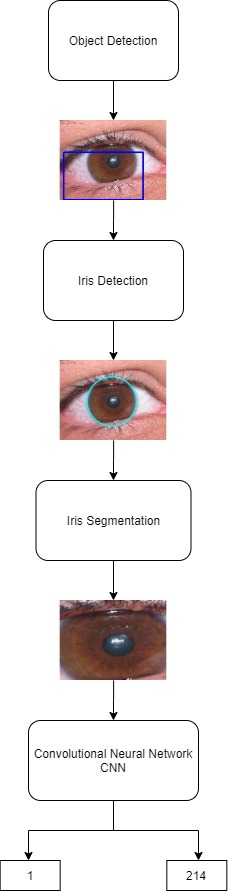
#> input picture image.jpg, 228 x 891 px, given as the content of the folder UBIRIS_200_150/Sessao_1, which was not available
$ python iris_extraction.py   (older library calls are emulated)
#> lines starting #> are read from the running program, lines starting #| are printed output that depends on the picture; after the words box and inside, x2 and y2 are one past the last pixel; in counts of white or black regions, pixels touching at a corner belong together; pictures that were not available may be replaced by others from this repository, and a replacement may not be noted
import cv2
import numpy as np
import glob
import pickle

eye_cascade = cv2.CascadeClassifier('haarcascade_eye.xml')


def transform_image(img,threshold):


    retval, threshold = cv2.threshold(img, threshold, 255, cv2.THRESH_BINARY)


    opening = cv2.morphologyEx(threshold, cv2.MORPH_OPEN, kernel)
    closing = cv2.morphologyEx(threshold, cv2.MORPH_CLOSE, kernel)
    close = closing

    open_close = cv2.bitwise_or(opening, closing, mask = None)

    return open_close,opening,close

imgs = []
label=0
final_output = []
lables = []
eye_detected_imgs=[]
iris_eye_detected_imgs=[]

for filepath in glob.iglob('UBIRIS_200_150/Sessao_1/*'):

    num_in_folder= 0

    for filefilepath in glob.iglob(filepath+'/*'):
        if filefilepath[-1] == 'g':


            img	= cv2.imread(filefilepath)
#> img is the input picture: shape (891, 228, 3); mean B, G, R 231.3, 231.3, 236.8
            imgs_colored=cv2.imread(filefilepath)
            img=cv2.resize(img,(200,150))
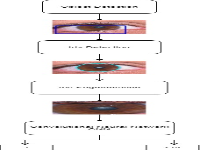
#> img: shape (150, 200, 3); mean B, G, R 231, 230.8, 236.2

            img	=	cv2.cvtColor(img,	cv2.COLOR_BGR2GRAY)
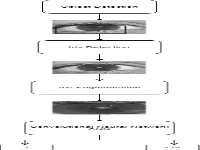
#> img: shape (150, 200); min 0, max 255, mean 232.5
            imgs.append([img,num_in_folder,label,imgs_colored])
            num_in_folder = num_in_folder+1
    label=label+1


eyes_num=0
for i,j,L,c in imgs:

    i=cv2.resize(i,(400,400))

    eyes = eye_cascade.detectMultiScale(i, 1.01, 0)

    if len(eyes)>1:
        print(eyes_num)
        eye_detected_imgs.append(imgs[eyes_num])
        eyes_num = eyes_num+1

        maxium_area = -3

        for (ex,ey,ew,eh) in eyes:
            area = ew*eh

            if area>maxium_area:
                maxium_area = area
                maxium_width=ew
                point_x=ex
                point_y=ey
                maxium_height = eh
#> this loop made 1 pass
#> (j, L, eyes_num) on pass 1: (0, 0, 1)
#| 0
#> pass 1, `i=cv2.resize(i,(400,400))`:
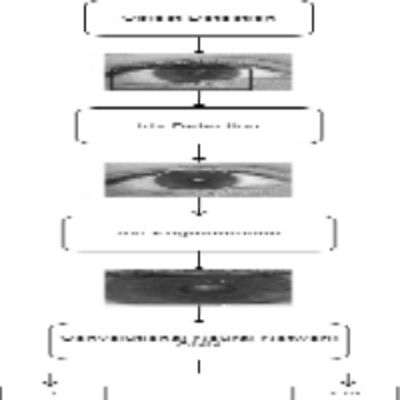
#> i: shape (400, 400); min 3, max 255, mean 232.4
#> after the loop, eye_detected_imgs = 1 item; eyes_num = 1; maxium_height = 231; maxium_width = 231; point_x = 81; point_y = 162

        #cv2.rectangle(c,(point_x,point_y),(point_x+maxium_width,+maxium_height),(255,0,0),2)

print("total_eyes_found = ",eyes_num)
#| total_eyes_found =  1


print("total images number ",len(imgs))
#| total images number  1


iris_num=0
for i,j,L,c in eye_detected_imgs:


    circles = cv2.HoughCircles(i, cv2.HOUGH_GRADIENT, 10, 100)

    if circles is not None :

        circles = np.round(circles[0, :]).astype("int")
        #print(len(circles))
        #print(y)

        maxiumum_average=10000000000000
        # [4 lines of commented-out code are left out]

        key=True


        for (x, y, r) in circles:

            if x+r<=max(i.shape) and y+r<=max(i.shape)and x-r>0 and y-r>0 and r>20:

                key=False

                new_roi = i[y-r:y+r, x-r:x+r]
                average = np.average(new_roi)

                if average < maxiumum_average:
                    maxiumum_r = r
                    point_x=x
                    point_y=y
                    maxiumum_average=average


                #cv2.circle(i, (x, y), r, (0, 0, 0), 4)

        if key:
            #print("key opened")

            for (x, y, r) in circles:


                    maxiumu_raduis=-4

                    if r > maxiumu_raduis:
                        maxiumum_r = r
                        point_x=x
                        point_y=y
                        maxiumum_average=average


        #cv2.circle(c, (point_x, point_y), maxiumum_r, (255, 255, 0), 4)
        #print(str(L)+'.'+str(j)+"  =  "+str(maxiumum_average)+"  "+str(r))

        cv2.imwrite('paper/iris/'+str(L)+'.'+str(j)+'.jpg',c)
        iris_eye_detected_imgs.append(eye_detected_imgs[iris_num])
        iris_num = iris_num+1
#> this loop made 1 pass
#> (j, L, circles, iris_num) on pass 1: (0, 0, [[75, 45, 20], [75, 145, 51]], 1)
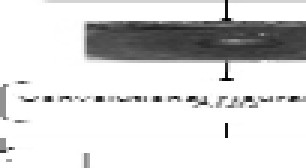
#> new_roi: shape (56, 102) (shown 3 times larger); min 0, max 255, mean 217.5
#> after the loop, iris_eye_detected_imgs = 1 item; iris_num = 1


            #roi_gray = gray[y:y+h, x:x+w]
            #roi_gray = gray[ey:ey+eh, ex:ex+ew]
            #roi_color = img[ey:ey+eh, ex:ex+ew]


print("total_iris_found = ",iris_num)
#| total_iris_found =  1


print("total images number ",len(imgs))
#| total images number  1


imgs = iris_eye_detected_imgs
#> imgs = 1 item


kernel = np.ones((5,5),np.uint8)
import random

random.shuffle(imgs)

test=[]
for i,j,L,c in imgs:

    gold,siver,diamond = transform_image(i,0)
    golden_refrence = sum(sum(gold))
    #print("golden refrence  = "+str(golden_refrence))

    for k in range(10,1000,10):

        working_img,opening,closing = transform_image(i,k)
        suming = sum(sum(working_img))
        diffrence = suming-golden_refrence

        if diffrence>800:
            print("the image threshold = " ,k)
            print("the image name " +str(j))
            print(" " )


            cv2.imwrite('paper/threshold/'+str(L)+'.'+str(j)+'.jpg',working_img)
            cv2.imwrite('paper/opening/'+str(L)+'.'+str(j)+'.jpg',opening)
            cv2.imwrite('paper/closing/'+str(L)+'.'+str(j)+'.jpg',closing)


            _, contours,_ = cv2.findContours(working_img, cv2.RETR_TREE, cv2.CHAIN_APPROX_NONE)

            for z in contours:

                x,y,w,h = cv2.boundingRect(z)
                if x+w<150 and y+h<200 and x-w//4>0:

                    cv2.rectangle(working_img,(x,y),(x+w,y+h),(0,255,0),-2)
                    cv2.imwrite('paper/contour/'+str(L)+'.'+str(j)+'.jpg',working_img)


            _, contours_2,_ = cv2.findContours(working_img, cv2.RETR_TREE, cv2.CHAIN_APPROX_NONE)

            #cv2.imwrite('paper/contour/'+str(L)+'.'+str(j)+'.jpg',contours_2)


            maxium_area=0
            maxium_area = 0
            maxium_width=0
            point_x=0
            point_y=0
            maxium_height = 0
            for z in contours_2:
                #print(len(i))
                x,y,w,h = cv2.boundingRect(z)
                new_area=h*w
                if x+w<150 and y+h<200 and new_area>maxium_area and x-w//4>0:
                    maxium_area = new_area
                    maxium_width=w
                    point_x=x
                    point_y=y
                    maxium_height = h


                    #cv2.rectangle(working_img,(x,y),(x+w,y+h),(0,255,0),-2)

            #cv2.rectangle(i,(point_x,point_y),(point_x+maxium_width,point_y+maxium_height),(0,255,0),-2)

            center_x = point_x+maxium_width//2
            center_y = point_y+maxium_height//2
            radius = 40

            if center_y-radius>0 and center_x-radius >0  and center_y+radius < 200 and center_x+radius < 150:
                #cv2.circle(c, (int(center_x), int(center_y)), int(radius),  (0, 255, 255), 2)
                new_roi = c[center_y-radius:center_y+radius, center_x-radius:center_x+radius]
                new_roi=cv2.resize(new_roi,(200,150))
                #new_roi	= cv2.cvtColor(new_roi,cv2.COLOR_GRAY2BGR)

                #cv2.imwrite('paper/threshold/'+str(L)+'.'+str(j)+'.jpg',new_roi)
                cv2.imwrite('final_iris2/'+str(L)+'.'+str(j)+'.jpg',new_roi)

            #new_roi=cv2.resize(new_roi,(200,150))
            else:
                center_y=c.shape[0]//2
                center_x=c.shape[1]//2
                new_roi = c[center_y-radius:center_y+radius, center_x-radius:center_x+radius]
                new_roi =cv2.resize(new_roi,(200,150))
                #new_roi = cv2.cvtColor(new_roi,cv2.COLOR_GRAY2BGR)

                cv2.imwrite('final_iris2/'+str(L)+'.'+str(j)+'.jpg',new_roi)

            cv2.imwrite('edging_5/'+str(L)+'_'+str(j)+'.jpg',i)
            test.append(i)
            final_output.append(new_roi)
            lables.append(L)


            #cv2.imwrite('edging_5_test/'+str(j[5:]),i)

            break
#> this loop made 1 pass
#> (j, L, golden_refrence) on pass 1: (0, 0, 21200)
#| the image threshold =  80
#| the image name 0
#> pass 1, in transform_image, `retval, threshold = cv2.threshold(img, threshold, 255, cv2.THRESH_BINA..`:
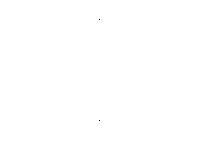
#> threshold: shape (150, 200); 100% white; black in thin lines or dots, all inside (x1, y1, x2, y2) = (99, 19, 100, 121)
#> pass 1, in transform_image (call 3), `retval, threshold = cv2.threshold(img, threshold, 255, cv2.THRESH_BINA..`:
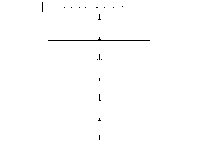
#> threshold: shape (150, 200); 99.5% white; black in thin lines or dots, all inside (x1, y1, x2, y2) = (42, 2, 150, 140)
#> after the loop:
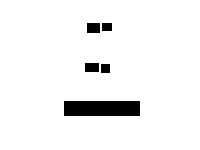
#> working_img: shape (150, 200); 94.8% white; 5 black regions, box (x1, y1, x2, y2) and area: (64, 101, 140, 116) 1140, (87, 23, 100, 33) 130, (85, 63, 99, 72) 126, (101, 64, 110, 73) 81, (102, 23, 112, 31) 80
#> after the loop, final_output = 1 item; lables = [0]; test = 1 item

print("the lenght of final output = ",len(final_output))
#| the lenght of final output =  1
print("the of lables = ",len(lables))
#| the of lables =  1

final_output=np.array(final_output)
print(final_output.shape)
#| (1, 150, 200, 3)

test=np.array(test)
print(test.shape)
#| (1, 150, 200)

pickle_out = open("test_ubiris.pickle","wb")
pickle.dump(test, pickle_out)
pickle_out.close()

pickle_out = open("ubiris_features.pickle","wb")
pickle.dump(final_output, pickle_out)
pickle_out.close()

pickle_out = open("ubiris_lables.pickle","wb")
pickle.dump(lables, pickle_out)
pickle_out.close()
